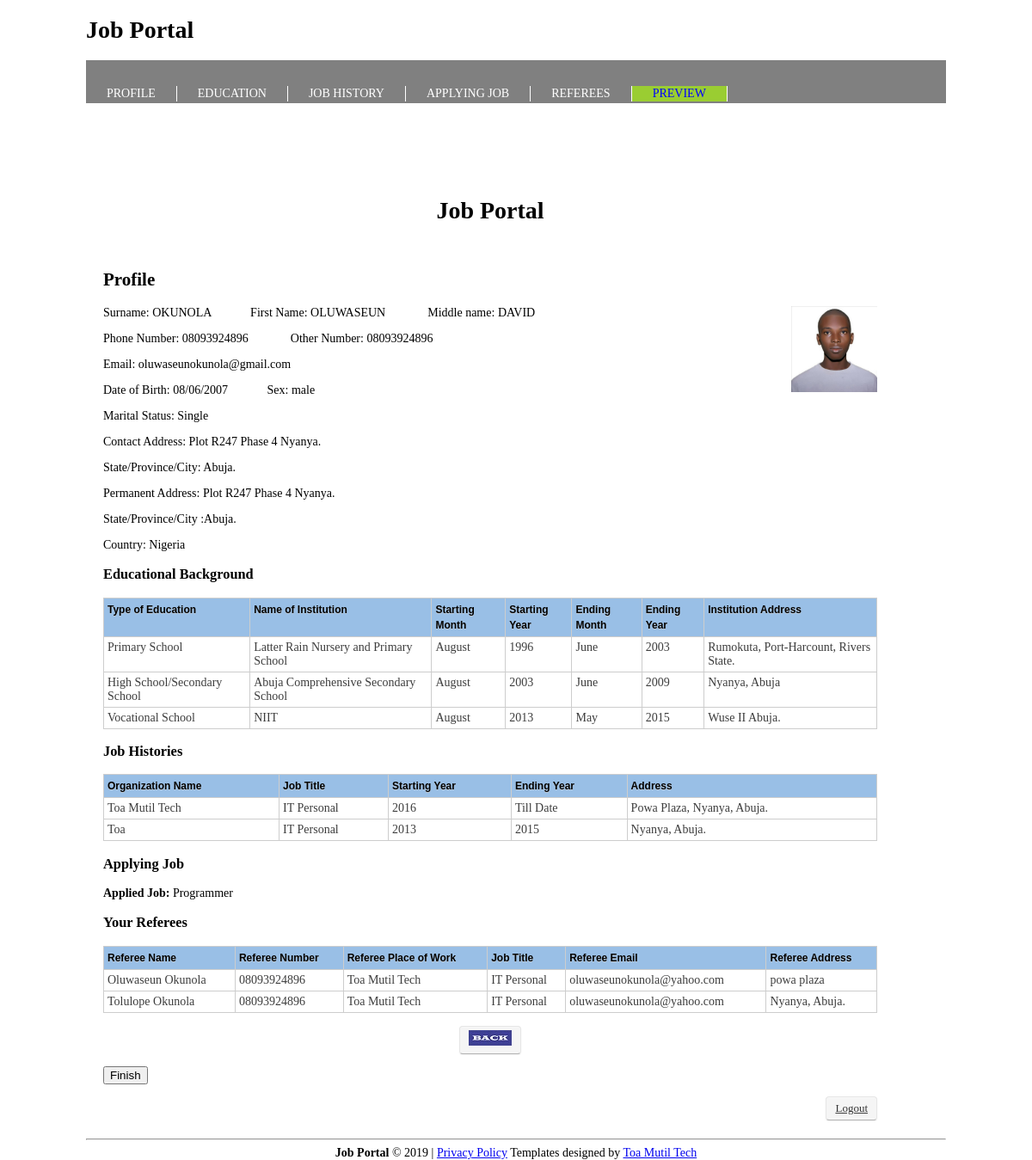
The app's page /preview.php (signed in) with its own data.
### tables this page shows
CREATE TABLE `reg` (
  `reg_id` int(11) NOT NULL AUTO_INCREMENT,
  `fname` varchar(70) DEFAULT NULL,
  `mname` varchar(70) DEFAULT NULL,
  `sname` varchar(70) DEFAULT NULL,
  `pnumber` varchar(70) DEFAULT NULL,
  `onumber` varchar(70) DEFAULT NULL,
  `email` varchar(100) DEFAULT NULL,
  `password` varchar(50) DEFAULT NULL,
  `birth_date` varchar(45) DEFAULT NULL,
  `country` varchar(50) DEFAULT NULL,
  `address` varchar(300) DEFAULT NULL,
  `state` varchar(50) DEFAULT NULL,
  `town` varchar(70) DEFAULT NULL,
  `paddress` varchar(300) DEFAULT NULL,
  `sex` varchar(45) DEFAULT NULL,
  `mstatus` varchar(70) DEFAULT NULL,
  `job` varchar(100) DEFAULT NULL,
  `passport` varchar(45) DEFAULT NULL,
  PRIMARY KEY (`reg_id`),
  UNIQUE KEY `reg_id_UNIQUE` (`reg_id`)
);

CREATE TABLE `school` (
  `school_id` int(11) NOT NULL AUTO_INCREMENT,
  `reg_id` int(11) NOT NULL,
  `name_of_school` varchar(200) DEFAULT NULL,
  `address` varchar(300) DEFAULT NULL,
  `syear` varchar(70) DEFAULT NULL,
  `eyear` varchar(70) DEFAULT NULL,
  `smonth` varchar(70) DEFAULT NULL,
  `emonth` varchar(70) DEFAULT NULL,
  `type` varchar(70) DEFAULT NULL,
  PRIMARY KEY (`school_id`),
  UNIQUE KEY `school_id_UNIQUE` (`school_id`)
);

CREATE TABLE `job` (
  `job_id` int(11) NOT NULL AUTO_INCREMENT,
  `reg_id` int(11) NOT NULL,
  `jname` varchar(100) DEFAULT NULL,
  `position` varchar(100) DEFAULT NULL,
  `syear` varchar(70) DEFAULT NULL,
  `eyear` varchar(70) DEFAULT NULL,
  `jaddress` varchar(300) DEFAULT NULL,
  PRIMARY KEY (`job_id`),
  UNIQUE KEY `job_id_UNIQUE` (`job_id`)
);

CREATE TABLE `refere` (
  `refere_id` int(11) NOT NULL AUTO_INCREMENT,
  `reg_id` int(11) DEFAULT NULL,
  `ref_name` varchar(70) DEFAULT NULL,
  `ref_number` varchar(45) DEFAULT NULL,
  `ref_email` varchar(100) DEFAULT NULL,
  `ref_work` varchar(70) DEFAULT NULL,
  `ref_address` varchar(300) DEFAULT NULL,
  `ref_position` varchar(70) DEFAULT NULL,
  PRIMARY KEY (`refere_id`),
  UNIQUE KEY `refere_id_UNIQUE` (`refere_id`)
);

### preview.php (the view, shortened to what this page needs)
<?php
 $conn = mysqli_connect("localhost", "root", "mysql", "job");
        ?>
<?php
      $reg_id = $_SESSION['reg_id'];
        $result = mysqli_query($conn, "select * from reg WHERE  reg_id = ' $reg_id' ");
 $result16 = mysqli_fetch_array($result);
        ?>
<!DOCTYPE html>
<html>
    <head>
   <link rel="stylesheet" href="css/style.css" type="text/css" />
    <link rel='stylesheet' href="css/theme.blue.css"  type="text/css"/>
    </head>
    <body>
        <div id="wrapper">
            <div id="header">
                <div class="main">
                   <h1>Job Portal </h1>
                </div>
                <div class="tab">
                    <ul>
                   <li> <a href="profile.php">PROFILE</a></li>
      <li > <a href="education.php">EDUCATION</a></li>
      <li><a href="history.php">JOB HISTORY</a></li>
      <li> <a href="job.php">APPLYING JOB</a></li>
       <li> <a href="refere.php">REFEREES</a></li>
      <li class="active"><a href="preview.php" >PREVIEW</a></li>
      </ul>
                </div>
            </div>
            <div id="content">
        <h1 align="center"> Job Portal </h1><br>
         <h2>Profile</h2>
        <div id="pass"><img src="passport/<?php echo $result16['passport']; ?>" ait="" width="100px"  height="100px"  /></div>
          <p> Surname: <?php echo $result16['sname']; ?> &emsp;&emsp;&emsp;First Name: <?php echo $result16['fname']; ?> &emsp;&emsp;&emsp;
                 Middle name: <?php echo $result16['mname']; ?> </p>
                <p>Phone Number: <?php echo $result16['pnumber']; ?> &emsp;&emsp;&emsp; Other Number: <?php echo $result16['onumber']; ?></p>
                <p>Email: <?php echo $result16['email']; ?></p>
                <p> Date of Birth: <?php echo $result16['birth_date']; ?>&emsp;&emsp;&emsp;
                  Sex: <?php echo $result16['sex']; ?></p>
                  <p> Marital Status: <?php echo $result16['mstatus']; ?></p>
                  <p> Contact Address: <?php echo $result16['address']; ?></p>
                    <p> State/Province/City: <?php echo $result16['state']; ?></p>
                     <p> Permanent Address: <?php echo $result16['paddress']; ?></p>
                     <p>State/Province/City :<?php echo $result16['town']; ?></p>
                     <p> Country: <?php echo $result16['country']; ?></p>
      <h3>Educational Background</h3>
       <table cellpadding="1" cellspacing="1" class="tablesorter-blue" id="tabla">
                            <thead>
                                <tr>
                                    <td>Type of Education</td>
                                    <td>Name of Institution</td>
                                    <td>Starting Month</td>
                                     <td> Starting Year</td>
                                    <td>Ending Month</td>
                                    <td> Ending Year</td>
                                    <td>Institution Address</td>
                                </tr>
                            </thead>
                            <tbody id="myTable">
 <?php
          $result1 = mysqli_query($conn, "SELECT * FROM school WHERE reg_id = '" . $result16['reg_id'] . "' ");
 while ($result15 = mysqli_fetch_array($result1)) {
            ?>
                                    <tr>
                                        <td><?php echo $result15['type']; ?></td>
                                        <td><?php echo $result15['name_of_school']; ?></td>
                                        <td><?php echo $result15['smonth']; ?></td>
                                        <td><?php echo $result15['syear']; ?></td>
                                        <td><?php echo $result15['emonth']; ?></td>
                                         <td><?php echo $result15['eyear']; ?></td>
                                         <td><?php echo $result15['address']; ?></td>
                                    </tr>
 <?php
   }
            ?>
                                    </tbody>
                        </table>
 <h3>Job Histories</h3>
        <table cellpadding="1" cellspacing="1" class="tablesorter-blue" id="tabla">
                            <thead>
                                <tr>
                                    <td>Organization Name</td>
                                    <td>Job Title</td>
                                     <td>Starting Year</td>
                                    <td> Ending Year</td>
                                    <td>Address</td>
                                </tr>
                            </thead>
                            <tbody id="myTable">
 <?php
          $result2 = mysqli_query($conn, "SELECT * FROM job WHERE reg_id = '" . $result16['reg_id'] . "' ");
 while ($result14 = mysqli_fetch_array($result2)) {
            ?>
                                    <tr>
                                        <td><?php echo $result14['jname']; ?></td>
                                        <td><?php echo $result14['position']; ?></td>
                                        <td><?php echo $result14['syear']; ?></td>
                                         <td><?php echo $result14['eyear']; ?></td>
                                         <td><?php echo $result14['jaddress']; ?></td>
                                    </tr>
 <?php
   }
            ?>
                                    </tbody>
                        </table>
 <h3>Applying Job</h3>
             <p> <b>Applied Job: </b> <?php echo $result16['job']; ?></p>
 <h3>Your Referees</h3>
        <table cellpadding="1" cellspacing="1" class="tablesorter-blue" id="tabla">
                            <thead>
                                <tr>
                                    <td>Referee Name</td>
                                     <td>Referee Number</td>
                                    <td>Referee Place of Work</td>
                                    <td>Job Title</td>
                                    <td>Referee Email</td>
                                    <td>Referee Address</td>
                                </tr>
                            </thead>
                            <tbody id="myTable">
 <?php
          $result3 = mysqli_query($conn, "SELECT * FROM refere WHERE reg_id = '" . $result16['reg_id'] . "' ");
 while ($result13 = mysqli_fetch_array($result3)) {
            ?>
                                    <tr>
                                        <td><?php echo $result13['ref_name']; ?></td>
                                        <td><?php echo $result13['ref_number']; ?></td>
                                        <td><?php echo $result13['ref_work']; ?></td>
                                        <td><?php echo $result13['ref_position']; ?></td>
                                         <td><?php echo $result13['ref_email']; ?></td>
                                         <td><?php echo $result13['ref_address']; ?></td>
                                    </tr>
 <?php
   }
            ?>
                                    </tbody>
                        </table>
        <p align="center" ><a href="refere.php" class="btn"><img src="img/back.jpg" alt="" /></a></p>
        <form method="post" action="">
            <p><input type="button" value="Finish" onclick="getConfirmation();" /></p>
            </form>
        <p align="right"> <a href="logout.php" class="btn">Logout</a></p>
        </div>
        <div id="footer">
            <hr>
            <center>
            <div><strong>Job Portal</strong> &copy; <span id="copyright-year">2019</span> | <a href="privacy.php" target="_blank">Privacy Policy</a>
                       Templates designed by <a href="http://toamutiltech.com/" target="_blank" rel="nofollow">Toa Mutil Tech</a>
                    </div>
                </center>
        </div>
        </div>
    </body>
</html>

### css/style.css (style rules this page uses)
body { font-family: cursive; font-size: 14px; }
#wrapper { width: 1000px; margin: auto; }
#content { padding-top: 30px; padding-left: 20px; width: 900px; float: left; }
.tab { height: 50px; background-color: gray; }
.tab ul { list-style:none; padding:16px 0; height:51px; float:left; }
.tab ul li { margin:0; padding:0; float:left; border-right:1px solid #fff; }
.tab ul li a { display:block; margin:auto; padding:0 24px; font-size:14px; line-height:18px; font-weight:normal; color:#fff; text-decoration:none; text-transform:none; text-align:center; }
.tab ul li.active a, .tab ul li a:hover { background-color: yellowgreen; color:blue; }
#pass { float: right; text-align: left; }
.btn { border-color: #ccc; border-color: rgba(0, 0, 0, 0.1) rgba(0, 0, 0, 0.1) rgba(0, 0, 0, 0.25); display: inline-block; padding: 4px 10px 4px; margin-bottom: 0; font-size: 13px; line-height: 18px; color: #333333; text-align: center; text-shadow: 0 1px 1px rgba(255, 255, 255, 0.75); vertical-align: middle; cursor: pointer; background-color: #f5f5f5; background-repeat: repeat-x; border: 1px solid #cccccc; border-color: rgba(0, 0, 0, 0.1) rgba(0, 0, 0, 0.1) rgba(0, 0, 0, 0.25); border-color: #e6e6e6 #e6e6e6 #bfbfbf; border-bottom-color: #b3b3b3; -webkit-border-radius: 4px; -moz-border-radius: 4px; border-radius: 4px; filter: progid:dximagetransform.microsoft.gradient(startColorstr='#ffffff', endColorstr='#e6e6e6', GradientType=0); filter: progid:dximagetransform.microsoft.gradient(enabled=false); -webkit-box-shadow: inset 0 1px 0 rgba(255, 255, 255, 0.2), 0 1px 2px rgba(0, 0, 0, 0.05); -moz-box-shadow: inset 0 1px 0 rgba(255, 255, 255, 0.2), 0 1px 2px rgba(0, 0, 0, 0.05); box-shadow: inset 0 1px 0 rgba(255, 255, 255, 0.2), 0 1px 2px rgba(0, 0, 0, 0.05); }
#footer { width: 1000px; float: left; }

### css/theme.blue.css (style rules this page uses)
.tablesorter-blue { width: 100%; background-color: #fff; margin: 10px 0 15px; text-align: left; border-spacing: 0; border: #cdcdcd 1px solid; border-width: 1px 0 0 1px; }
.tablesorter-blue th, .tablesorter-blue td { border: #cdcdcd 1px solid; border-width: 0 1px 1px 0; }
.tablesorter-blue th, .tablesorter-blue thead td { font: 12px/18px Arial, Sans-serif; font-weight: bold; color: #000; background-color: #99bfe6; border-collapse: collapse; padding: 4px; text-shadow: 0 1px 0 rgba(204, 204, 204, 0.7); }
.tablesorter-blue tbody td, .tablesorter-blue tfoot th, .tablesorter-blue tfoot td { padding: 4px; vertical-align: top; }
.tablesorter-blue td { color: #3d3d3d; background-color: #fff; padding: 4px; vertical-align: top; }

### records on screen
reg: passport (picture), sname "OKUNOLA", fname "OLUWASEUN", mname "DAVID", pnumber "08093924896", onumber "08093924896", email "oluwaseunokunola@gmail.com", birth_date "08/06/2007", sex "male", mstatus "Single", address "Plot R247 Phase 4 Nyanya.", state "Abuja.", paddress "Plot R247 Phase 4 Nyanya.", town "Abuja.", country "Nigeria", job "Programmer"
school: type "Primary School", name_of_school "Latter Rain Nursery and Primary School", smonth "August", syear "1996", emonth "June", eyear "2003", address "Rumokuta, Port-Harcount, Rivers State."
school: type "High School/Secondary School", name_of_school "Abuja Comprehensive Secondary School", smonth "August", syear "2003", emonth "June", eyear "2009", address "Nyanya, Abuja"
school: type "Vocational School", name_of_school "NIIT", smonth "August", syear "2013", emonth "May", eyear "2015", address "Wuse II Abuja."
job: jname "Toa Mutil Tech", position "IT Personal", syear "2016", eyear "Till Date", jaddress "Powa Plaza, Nyanya, Abuja."
job: jname "Toa", position "IT Personal", syear "2013", eyear "2015", jaddress "Nyanya, Abuja."
refere: ref_name "Oluwaseun Okunola", ref_number "08093924896", ref_work "Toa Mutil Tech", ref_position "IT Personal", ref_email "oluwaseunokunola@yahoo.com", ref_address "powa plaza"
refere: ref_name "Tolulope Okunola", ref_number "08093924896", ref_work "Toa Mutil Tech", ref_position "IT Personal", ref_email "oluwaseunokunola@yahoo.com", ref_address "Nyanya, Abuja."
